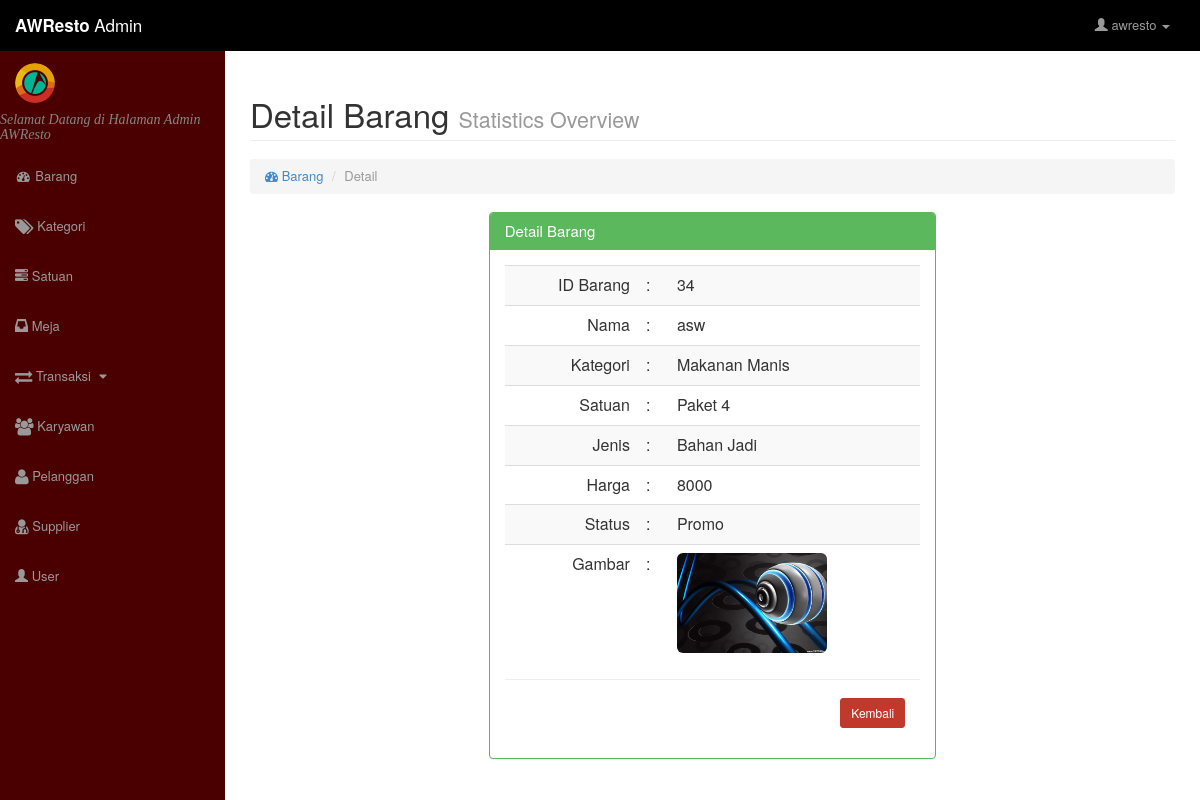
/admin/barang/barang_detail.php?id=34 (signed in), run on the app's committed database.
### tables this page shows
CREATE TABLE IF NOT EXISTS `barang` (
  `id_barang` int(100) NOT NULL AUTO_INCREMENT,
  `id_kategori` varchar(100) NOT NULL,
  `id_satuan` varchar(100) NOT NULL,
  `nama_barang` varchar(100) NOT NULL,
  `file` text NOT NULL,
  `jenis_barang` varchar(100) NOT NULL,
  `harga_jual` varchar(100) NOT NULL,
  `status` varchar(100) NOT NULL,
  PRIMARY KEY (`id_barang`)
);

### admin/barang/barang_detail.php (the view, shortened to what this page needs)
<?php
    if(isset($_SESSION['user']) == 0){
?>
<script>alert('Silahkan Melakukan Login dahulu !!');document.location.href="../index.php"</script>
<?php } else { ?>
<html lang="en">
    <head>
        <?php include "../include/style.php" ?>
    </head>
    <body>
        <div id="wrapper">
            <?php include "../include/navbar.php" ?>
            <div id="page-wrapper">
                <div class="container-fluid">
                    <div class="row">
                        <div class="col-lg-12">
                            <h1 class="page-header">
                                Detail Barang
                                <small>Statistics Overview</small>
                            </h1>
                            <ol class="breadcrumb">
                                <li>
                                    <a href="index.php">
                                        <i class="fa fa-dashboard"></i>
                                        Barang
                                    </a>
                                </li>
                                <li class="active">Detail</li>
                            </ol>
                        </div>
                    </div>
                    <div class="row">
                        <div class="col-lg-3"></div>
                        <div class="col-lg-6">
                            <div class="panel panel-green">
                                <div class="panel-heading">
                                    <h3 class="panel-title">Detail Barang</h3>
                                </div>
                                <div class="panel-body">
                                    <?php
                                        $id_barang = $_GET['id'];
                                        $dt = mysql_fetch_array(mysql_query("SELECT barang.*, kategori.nama_kategori, satuan.nama_satuan
                                        FROM (barang LEFT JOIN kategori on barang.id_kategori=kategori.id_kategori) LEFT JOIN satuan
                                        on barang.id_satuan=satuan.id_satuan WHERE id_barang = '$id_barang'"));
                                    ?>
                                    <div class="table-responsive">
                                        <table class="table table-hover table-striped">
                                            <tbody>
                                                <tr>
                                                    <td align="right">ID Barang</td>
                                                    <td>:</td>
                                                    <td><?php echo"$dt[id_barang]" ?></td>
                                                </tr>
                                                <tr>
                                                    <td align="right">Nama</td>
                                                    <td>:</td>
                                                    <td><?php echo"$dt[nama_barang]" ?></td>
                                                </tr>
                                                <tr>
                                                    <td align="right">Kategori</td>
                                                    <td>:</td>
                                                    <td><?php echo"$dt[id_kategori]" ?></td>
                                                </tr>
                                                <tr>
                                                    <td align="right">Satuan</td>
                                                    <td>:</td>
                                                    <td><?php echo"$dt[id_satuan]" ?></td>
                                                </tr>
                                                <tr>
                                                    <td align="right">Jenis</td>
                                                    <td>:</td>
                                                    <td><?php echo"$dt[jenis_barang]" ?></td>
                                                </tr>
                                                <tr>
                                                    <td align="right">Harga</td>
                                                    <td>:</td>
                                                    <td><?php echo"$dt[harga_jual]" ?></td>
                                                </tr>
                                                <tr>
                                                    <td align="right">Status</td>
                                                    <td>:</td>
                                                    <td><?php echo"$dt[status]" ?></td>
                                                </tr>
                                                <tr>
                                                    <td align="right">Gambar</td>
                                                    <td>:</td>
                                                    <td>
                                                        <?php echo"
                                                            <img src='../../assets/img/gambar_barang/". $dt['file']."' class='img-rounded zoom'
                                                            style='width:150px;height:100px;'>";
                                                        ?>
                                                    </td>
                                                </tr>
                                            </tbody>
                                        </table>
                                        <hr>
                                        <div class="form-group">
                                            <div style="text-align:right;padding-right: 15px;">
                                                <a href="index.php">
                                                    <button type="button" class="btn btn-danger btn-sm"
                                                            style="background-color:#C0392B;border-color:#C0392B;">
                                                        Kembali
                                                    </button>
                                                </a>
                                            </div>
                                        </div>
                                    </div>
                                </div>
                            </div>
                        </div>
                        <div class="col-lg-3"></div>
                    </div>
                </div>
            </div>
        </div>
    </body>
</html>
<?php } ?>

### assets/css/admin/sb-admin.css (style rules this page uses)
body { margin-top: 88px; }
@media (min-width:768px) { body { margin-top: 50px; } }
#wrapper { padding-left: 0; }
#page-wrapper { width: 100%; padding: 0; background-color: #fff; }
@media (min-width:768px) { #wrapper { padding-left: 225px; } }
@media (min-width:768px) { #page-wrapper { padding: 10px; } }
.panel-green { border-color: #5cb85c; }
.panel-green > .panel-heading { border-color: #5cb85c; color: #fff; background-color: #5cb85c; }

### data on the page
barang: id_barang "34", nama_barang "asw", id_kategori "Makanan Manis", id_satuan "Paket 4", jenis_barang "Bahan Jadi", harga_jual "8000", status "Promo", file (picture)

### other printed values
$_SESSION['user'] "awresto"
